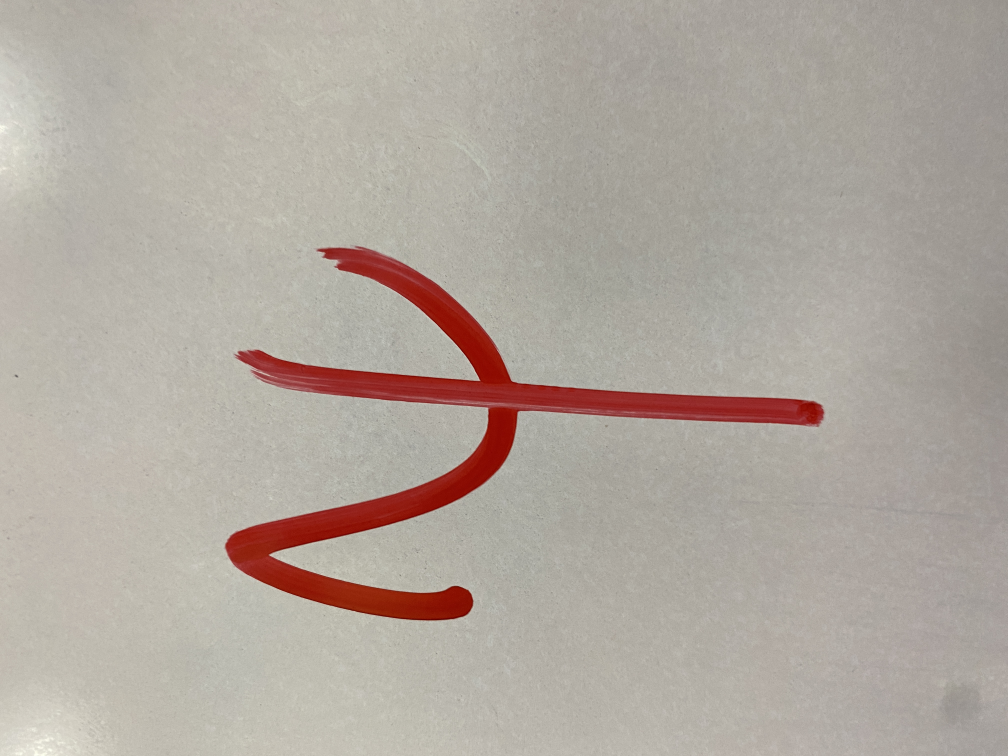
#> input picture images/psi.JPG, 4032 x 3024 px (shown at 1/4 size)
$ python imConverter.py
#> lines starting #> are read from the running program, lines starting #| are printed output that depends on the picture
from PIL import Image
import os

#TODO: find a way to fix all the base images

def imFix(im):
#> called with im = 'images/psi.JPG'
    im = Image.open(im)
#> im is the input picture: PIL image 4032x3024 RGB; mean R, G, B 176.4, 167.4, 158.8
    im = im.convert('L')
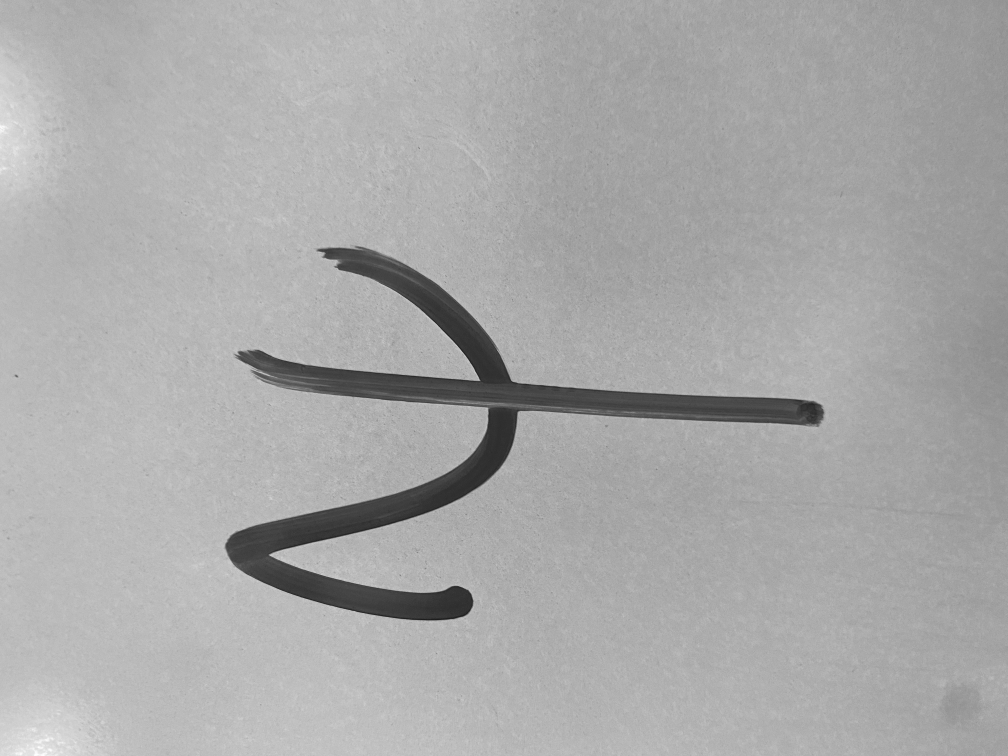
#> im: PIL image 4032x3024 L (shown at 1/4 size); min 19, max 254, mean 169.1
    im = im.resize((255, 255))
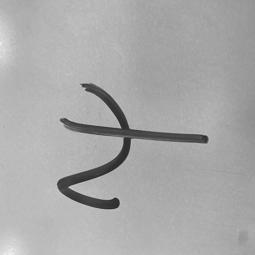
#> im: PIL image 255x255 L; min 41, max 246, mean 169.1
    im.save('{}.JPG'.format(im))

hashes = ["images/psi.JPG",
				"images/beta.JPG",
				"images/Gamma.JPG",
				"images/gama.JPG",
				"images/Dhelta.JPG",
				"images/delta.JPG",
				"images/epsilon.JPG",
				"images/varepsilon.JPG",
				"images/zeta.JPG",
				"images/eta.JPG",
				"images/theta.JPG",
				"images/lambda.JPG",
				"images/mu.JPG",
				"images/Pih.JPG",
				"images/pi.JPG",
				"images/rho.JPG",
				"images/Sigma.JPG",
				"images/sigmah.JPG",
				"images/phi.JPG",
				"images/varphi.JPG",
				"images/Psih.JPG",
				"images/elFuerte.JPG",
				"images/plus.JPG",
				"images/minus.JPG",
				"images/equal.JPG",
				"images/equiv.JPG",
				"images/approx.JPG",
				"images/neq.JPG",
				"images/pm.JPG",
				"images/mp.JPG",
				"images/lp.JPG",
				"images/rp.JPG",
				"images/to.JPG",
				"images/d.JPG",
				"images/Dh.JPG",
				"images/partial.JPG",
				"images/h.JPG",
				"images/hbar.JPG",
				"images/i.JPG",
				"images/nabla.JPG",
				"images/infty.JPG",
				"images/sin.JPG",
				"images/cos.JPG",
				"images/tan.JPG",
				"images/sinh.JPG",
				"images/cosh.JPG",
                "images/tanh.JPG"]

for element in hashes:
    imFix(element)
#> pass 2 of the loop `for element in hashes:`:
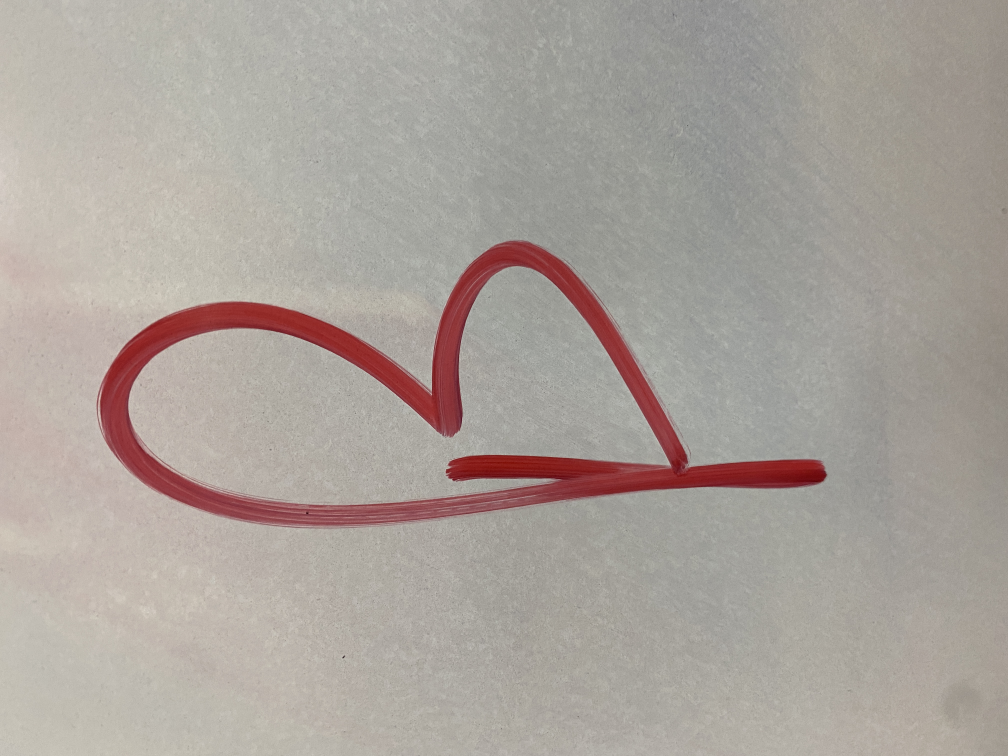
#> input picture images/beta.JPG, 4032 x 3024 px (shown at 1/4 size)
#> in imFix, im is the input picture: PIL image 4032x3024 RGB; mean R, G, B 170.1, 161.9, 155.3
#> in imFix (call 2), `im = im.convert('L')`:
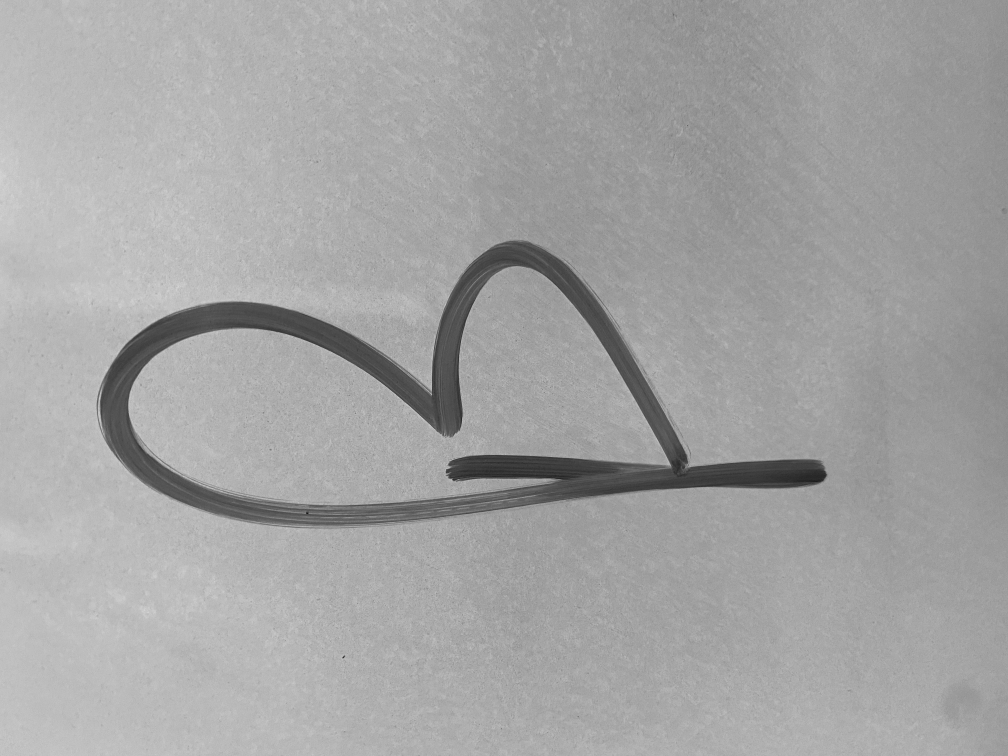
#> im: PIL image 4032x3024 L (shown at 1/4 size); min 3, max 234, mean 163.6
#> in imFix (call 2), `im = im.resize((255, 255))`:
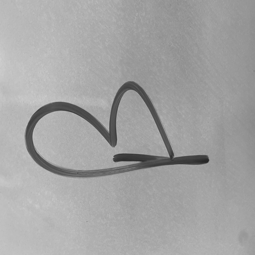
#> im: PIL image 255x255 L; min 34, max 208, mean 163.6
#> pass 3 of the loop `for element in hashes:`:
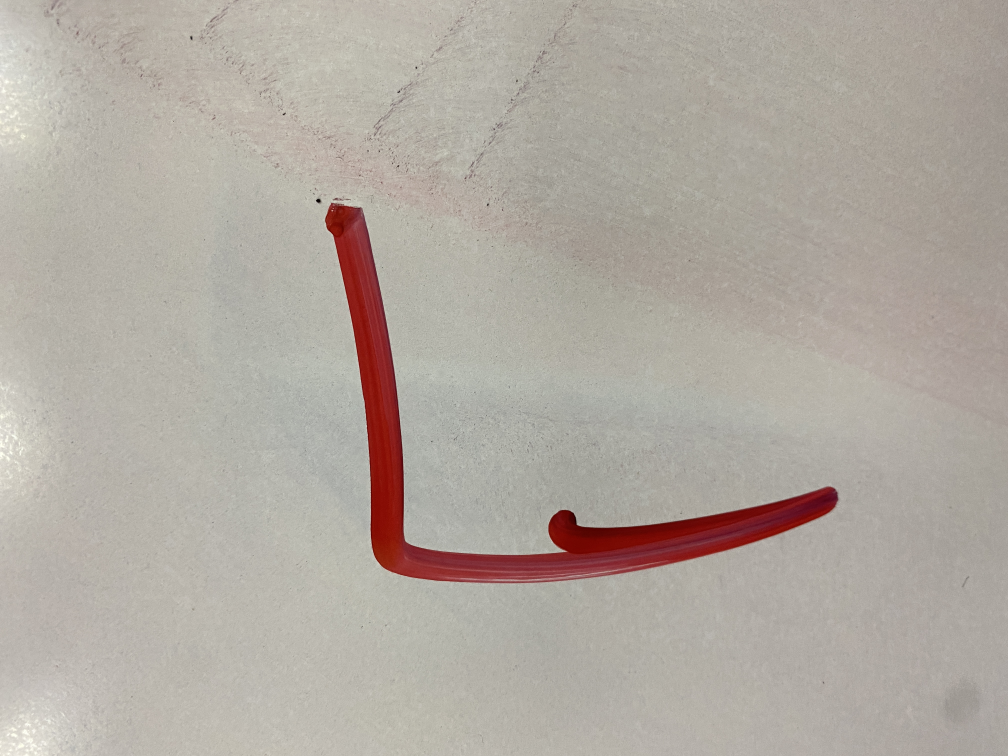
#> input picture images/Gamma.JPG, 4032 x 3024 px (shown at 1/4 size)
#> in imFix, im is the input picture: PIL image 4032x3024 RGB; mean R, G, B 176.8, 169.4, 161
#> in imFix (call 3), `im = im.convert('L')`:
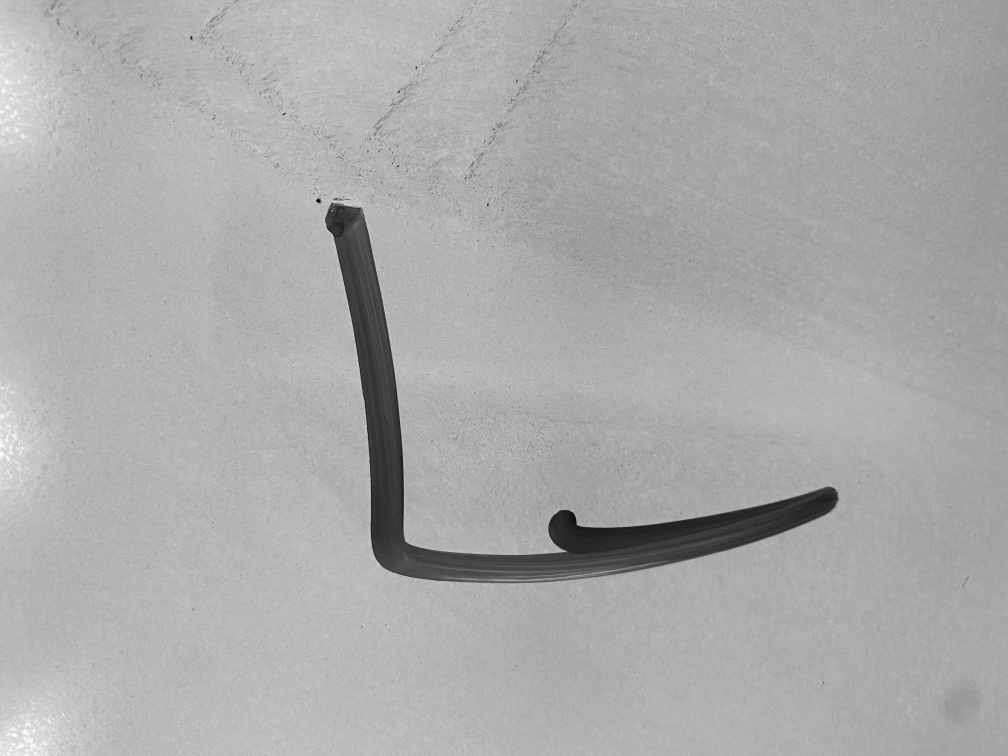
#> im: PIL image 4032x3024 L (shown at 1/4 size); min 1, max 254, mean 170.7
#> in imFix (call 3), `im = im.resize((255, 255))`:
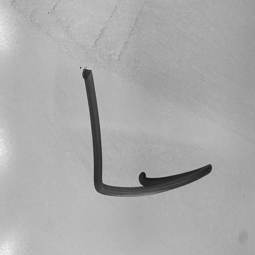
#> im: PIL image 255x255 L; min 16, max 248, mean 170.6
#> (the run stopped early here; a loop or call above may not have finished)
